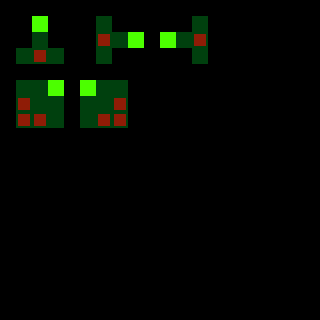

The image is a tile-based game level rendered from a .tmx file. Its description and complete source (layers, tilesets, objects, tile grids) follow:
An orthogonal 20x20 tile map with 16x16 px tiles, 3 tile layers (regions, input_set, output_temp_blocker).

<map version="1.0" orientation="orthogonal" renderorder="right-down" width="20" height="20" tilewidth="16" tileheight="16" nextobjectid="6">
 <properties>
  <property name="NoOverlappingRules" value="true" />
 </properties>
 <tileset firstgid="1" name="ruleset" tilewidth="16" tileheight="16" tilecount="60" columns="10">
  <image source="../tilesets/ruleset.png" width="160" height="96" />
 </tileset>
 <layer name="regions" width="20" height="20">
  <data encoding="csv">
0,0,0,0,0,0,0,0,0,0,0,0,0,0,0,0,0,0,0,0,
0,0,1,0,0,0,1,0,0,0,0,0,1,0,0,0,0,0,0,0,
0,0,1,0,0,0,1,1,1,0,1,1,1,0,0,0,0,0,0,0,
0,1,1,1,0,0,1,0,0,0,0,0,1,0,0,0,0,0,0,0,
0,0,0,0,0,0,0,0,0,0,0,0,0,0,0,0,0,0,0,0,
0,1,1,1,0,1,1,1,0,0,0,0,0,0,0,0,0,0,0,0,
0,1,1,1,0,1,1,1,0,0,0,0,0,0,0,0,0,0,0,0,
0,1,1,1,0,1,1,1,0,0,0,0,0,0,0,0,0,0,0,0,
0,0,0,0,0,0,0,0,0,0,0,0,0,0,0,0,0,0,0,0,
0,0,0,0,0,0,0,0,0,0,0,0,0,0,0,0,0,0,0,0,
0,0,0,0,0,0,0,0,0,0,0,0,0,0,0,0,0,0,0,0,
0,0,0,0,0,0,0,0,0,0,0,0,0,0,0,0,0,0,0,0,
0,0,0,0,0,0,0,0,0,0,0,0,0,0,0,0,0,0,0,0,
0,0,0,0,0,0,0,0,0,0,0,0,0,0,0,0,0,0,0,0,
0,0,0,0,0,0,0,0,0,0,0,0,0,0,0,0,0,0,0,0,
0,0,0,0,0,0,0,0,0,0,0,0,0,0,0,0,0,0,0,0,
0,0,0,0,0,0,0,0,0,0,0,0,0,0,0,0,0,0,0,0,
0,0,0,0,0,0,0,0,0,0,0,0,0,0,0,0,0,0,0,0,
0,0,0,0,0,0,0,0,0,0,0,0,0,0,0,0,0,0,0,0,
0,0,0,0,0,0,0,0,0,0,0,0,0,0,0,0,0,0,0,0
</data>
 </layer>
 <layer name="input_set" width="20" height="20">
  <data encoding="csv">
0,0,0,0,0,0,0,0,0,0,0,0,0,0,0,0,0,0,0,0,
0,0,3,0,0,0,2,0,0,0,0,0,2,0,0,0,0,0,0,0,
0,0,2,0,0,0,2,2,3,0,3,2,2,0,0,0,0,0,0,0,
0,2,2,2,0,0,2,0,0,0,0,0,2,0,0,0,0,0,0,0,
0,0,0,0,0,0,0,0,0,0,0,0,0,0,0,0,0,0,0,0,
0,2,2,3,0,3,2,2,0,0,0,0,0,0,0,0,0,0,0,0,
0,2,2,2,0,2,2,2,0,0,0,0,0,0,0,0,0,0,0,0,
0,2,2,2,0,2,2,2,0,0,0,0,0,0,0,0,0,0,0,0,
0,0,0,0,0,0,0,0,0,0,0,0,0,0,0,0,0,0,0,0,
0,0,0,0,0,0,0,0,0,0,0,0,0,0,0,0,0,0,0,0,
0,0,0,0,0,0,0,0,0,0,0,0,0,0,0,0,0,0,0,0,
0,0,0,0,0,0,0,0,0,0,0,0,0,0,0,0,0,0,0,0,
0,0,0,0,0,0,0,0,0,0,0,0,0,0,0,0,0,0,0,0,
0,0,0,0,0,0,0,0,0,0,0,0,0,0,0,0,0,0,0,0,
0,0,0,0,0,0,0,0,0,0,0,0,0,0,0,0,0,0,0,0,
0,0,0,0,0,0,0,0,0,0,0,0,0,0,0,0,0,0,0,0,
0,0,0,0,0,0,0,0,0,0,0,0,0,0,0,0,0,0,0,0,
0,0,0,0,0,0,0,0,0,0,0,0,0,0,0,0,0,0,0,0,
0,0,0,0,0,0,0,0,0,0,0,0,0,0,0,0,0,0,0,0,
0,0,0,0,0,0,0,0,0,0,0,0,0,0,0,0,0,0,0,0
</data>
 </layer>
 <layer name="output_temp_blocker" width="20" height="20">
  <data encoding="csv">
0,0,0,0,0,0,0,0,0,0,0,0,0,0,0,0,0,0,0,0,
0,0,0,0,0,0,0,0,0,0,0,0,0,0,0,0,0,0,0,0,
0,0,0,0,0,0,11,0,0,0,0,0,11,0,0,0,0,0,0,0,
0,0,11,0,0,0,0,0,0,0,0,0,0,0,0,0,0,0,0,0,
0,0,0,0,0,0,0,0,0,0,0,0,0,0,0,0,0,0,0,0,
0,0,0,0,0,0,0,0,0,0,0,0,0,0,0,0,0,0,0,0,
0,11,0,0,0,0,0,11,0,0,0,0,0,0,0,0,0,0,0,0,
0,11,11,0,0,0,11,11,0,0,0,0,0,0,0,0,0,0,0,0,
0,0,0,0,0,0,0,0,0,0,0,0,0,0,0,0,0,0,0,0,
0,0,0,0,0,0,0,0,0,0,0,0,0,0,0,0,0,0,0,0,
0,0,0,0,0,0,0,0,0,0,0,0,0,0,0,0,0,0,0,0,
0,0,0,0,0,0,0,0,0,0,0,0,0,0,0,0,0,0,0,0,
0,0,0,0,0,0,0,0,0,0,0,0,0,0,0,0,0,0,0,0,
0,0,0,0,0,0,0,0,0,0,0,0,0,0,0,0,0,0,0,0,
0,0,0,0,0,0,0,0,0,0,0,0,0,0,0,0,0,0,0,0,
0,0,0,0,0,0,0,0,0,0,0,0,0,0,0,0,0,0,0,0,
0,0,0,0,0,0,0,0,0,0,0,0,0,0,0,0,0,0,0,0,
0,0,0,0,0,0,0,0,0,0,0,0,0,0,0,0,0,0,0,0,
0,0,0,0,0,0,0,0,0,0,0,0,0,0,0,0,0,0,0,0,
0,0,0,0,0,0,0,0,0,0,0,0,0,0,0,0,0,0,0,0
</data>
 </layer>
</map>
